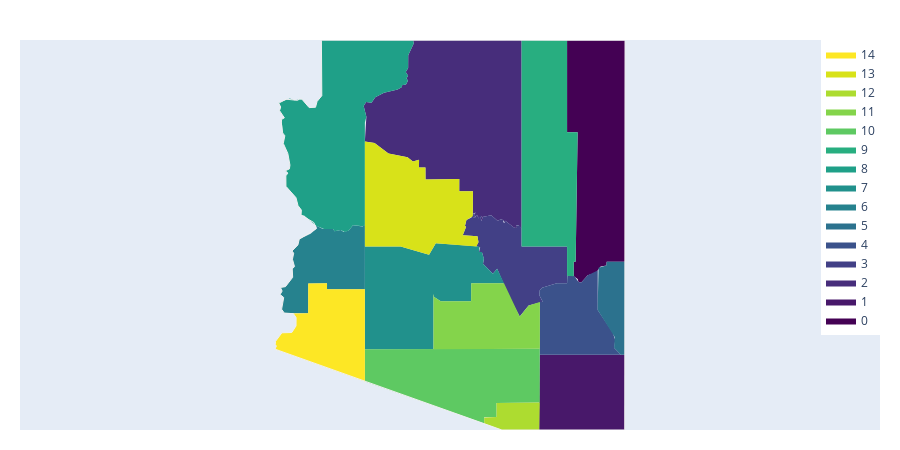

Write notebook code for a chart like this one.
### Code cell
ff.create_choropleth(fips=fips,values=range(len(fips)),scope=['AZ'])

### Figure 1 — Plotly figure (JSON) as saved in the notebook; plotly's stock layout.template omitted (floating-point values rounded to 4 significant figures)
{"data": [{"fill": "toself", "fillcolor": "rgb(68, 1, 84)", "hoverinfo": "none", "line": {"color": "rgb(0, 0, 0)", "width": 0}, "mode": "lines", "name": "0", "type": "scatter", "x": [-110.0, -109.0, -109.0, -109.3, -109.4, -109.4, -109.5, -109.7, -109.8, -109.8, -109.8, -109.9, -109.9, -109.9, -109.8, -110.0, -110.0, null], "y": [37.0, 37.0, 33.78, 33.78, 33.72, 33.71, 33.62, 33.58, 33.48, 33.48, 33.53, 33.57, 33.78, 33.78, 35.66, 35.66, 37.0, null]}, {"fill": "toself", "fillcolor": "rgb(72, 24, 106)", "hoverinfo": "none", "line": {"color": "rgb(0, 0, 0)", "width": 0}, "mode": "lines", "name": "1", "type": "scatter", "x": [-110.5, -110.5, -109.0, -109.1, -110.5, -110.5, null], "y": [31.56, 32.43, 32.43, 31.33, 31.33, 31.56, null]}, {"fill": "toself", "fillcolor": "rgb(71, 45, 123)", "hoverinfo": "none", "line": {"color": "rgb(0, 0, 0)", "width": 0}, "mode": "lines", "name": "2", "type": "scatter", "x": [-113.4, -113.3, -113.2, -113.2, -113.0, -112.8, -112.7, -112.7, -112.7, -112.6, -112.6, -112.6, -112.7, -112.6, -112.6, -112.5, -112.5, -110.8, -110.8, -110.8, -110.8, -110.8, -110.8, -110.9, -111.0, -111.0, -111.0, -111.1, -111.1, -111.3, -111.4, -111.4, -111.4, -111.4, -111.4, -111.5, -111.5, -111.5, -111.5, -111.5, -111.5, -111.6, -111.6, -111.8, -111.8, -112.3, -112.3, -112.4, -112.4, -112.5, -112.6, -112.9, -113.2, -113.3, -113.3, -113.4, null], "y": [36.04, 36.1, 36.09, 36.17, 36.24, 36.28, 36.32, 36.35, 36.36, 36.41, 36.45, 36.48, 36.54, 36.6, 36.78, 36.95, 37.0, 37.0, 34.26, 34.31, 34.31, 34.29, 34.27, 34.27, 34.37, 34.34, 34.38, 34.39, 34.38, 34.45, 34.43, 34.39, 34.38, 34.41, 34.44, 34.41, 34.44, 34.42, 34.46, 34.46, 34.5, 34.47, 34.8, 34.8, 34.98, 34.97, 35.15, 35.15, 35.26, 35.24, 35.3, 35.35, 35.51, 35.53, 35.89, 36.04, null]}, {"fill": "toself", "fillcolor": "rgb(66, 64, 134)", "hoverinfo": "none", "line": {"color": "rgb(0, 0, 0)", "width": 0}, "mode": "lines", "name": "3", "type": "scatter", "x": [-111.7, -111.7, -111.7, -111.7, -111.6, -111.6, -111.5, -111.5, -111.5, -111.5, -111.5, -111.5, -111.5, -111.6, -111.5, -111.5, -111.4, -111.4, -111.4, -111.4, -111.4, -111.4, -111.3, -111.1, -111.1, -111.0, -111.1, -111.0, -111.0, -110.9, -110.8, -110.8, -110.8, -110.8, -110.8, -110.0, -110.0, -110.2, -110.4, -110.5, -110.5, -110.4, -110.6, -110.8, -110.9, -111.2, -111.2, -111.4, -111.4, -111.4, -111.5, -111.4, -111.5, -111.5, -111.5, -111.7, null], "y": [34.16, 34.29, 34.3, 34.39, 34.42, 34.47, 34.47, 34.5, 34.5, 34.46, 34.46, 34.46, 34.46, 34.42, 34.44, 34.41, 34.45, 34.44, 34.44, 34.38, 34.39, 34.43, 34.45, 34.38, 34.39, 34.38, 34.36, 34.34, 34.37, 34.27, 34.28, 34.31, 34.31, 34.26, 34.0, 34.0, 33.47, 33.47, 33.4, 33.36, 33.29, 33.2, 33.14, 32.98, 33.25, 33.68, 33.6, 33.75, 33.82, 33.92, 33.92, 33.98, 34.01, 34.06, 34.15, 34.16, null]}, {"fill": "toself", "fillcolor": "rgb(59, 82, 139)", "hoverinfo": "none", "line": {"color": "rgb(0, 0, 0)", "width": 0}, "mode": "lines", "name": "4", "type": "scatter", "x": [-110.5, -110.5, -110.4, -110.2, -110.0, -110.0, -109.9, -109.8, -109.8, -109.7, -109.5, -109.5, -109.2, -109.2, -109.2, -109.1, -110.5, -110.4, -110.4, -110.5, null], "y": [33.29, 33.36, 33.4, 33.47, 33.47, 33.58, 33.57, 33.48, 33.48, 33.58, 33.65, 33.08, 32.75, 32.64, 32.53, 32.43, 32.43, 33.19, 33.2, 33.29, null]}, {"fill": "toself", "fillcolor": "rgb(44, 114, 142)", "hoverinfo": "none", "line": {"color": "rgb(0, 0, 0)", "width": 0}, "mode": "lines", "name": "5", "type": "scatter", "x": [-109.5, -109.5, -109.4, -109.3, -109.0, -109.0, -109.1, -109.2, -109.2, -109.5, -109.5, null], "y": [33.18, 33.69, 33.72, 33.78, 33.78, 32.43, 32.43, 32.53, 32.68, 33.08, 33.18, null]}, {"fill": "toself", "fillcolor": "rgb(38, 130, 142)", "hoverinfo": "none", "line": {"color": "rgb(0, 0, 0)", "width": 0}, "mode": "lines", "name": "6", "type": "scatter", "x": [-114.7, -114.7, -114.7, -114.6, -114.5, -114.5, -114.5, -114.5, -114.5, -114.5, -114.4, -114.4, -114.2, -114.1, -114.1, -114.0, -113.9, -113.8, -113.7, -113.7, -113.6, -113.5, -113.4, -113.3, -113.3, -114.0, -114.0, -114.3, -114.3, -114.7, -114.7, -114.7, -114.7, null], "y": [33.3, 33.35, 33.41, 33.42, 33.55, 33.68, 33.71, 33.81, 33.9, 33.93, 34.02, 34.11, 34.19, 34.26, 34.3, 34.26, 34.25, 34.22, 34.24, 34.21, 34.23, 34.31, 34.29, 34.32, 33.38, 33.38, 33.46, 33.46, 33.03, 33.03, 33.09, 33.26, 33.3, null]}, {"fill": "toself", "fillcolor": "rgb(33, 145, 140)", "hoverinfo": "none", "line": {"color": "rgb(0, 0, 0)", "width": 0}, "mode": "lines", "name": "7", "type": "scatter", "x": [-113.3, -113.3, -112.7, -112.3, -112.2, -111.4, -111.5, -111.4, -111.4, -111.4, -111.2, -111.2, -111.0, -111.6, -111.6, -112.1, -112.2, -112.2, -112.2, -113.3, -113.3, null], "y": [33.49, 34.0, 34.0, 33.88, 34.05, 34.0, 33.92, 33.92, 33.82, 33.75, 33.6, 33.68, 33.47, 33.47, 33.21, 33.2, 33.27, 33.31, 32.51, 32.5, 33.49, null]}, {"fill": "toself", "fillcolor": "rgb(31, 160, 136)", "hoverinfo": "none", "line": {"color": "rgb(0, 0, 0)", "width": 0}, "mode": "lines", "name": "8", "type": "scatter", "x": [-114.8, -114.6, -114.5, -114.4, -114.3, -114.1, -114.1, -114.0, -114.1, -112.5, -112.5, -112.6, -112.6, -112.7, -112.6, -112.6, -112.6, -112.7, -112.7, -112.7, -112.8, -113.0, -113.2, -113.2, -113.3, -113.4, -113.3, -113.3, -113.3, -113.4, -113.5, -113.6, -113.7, -113.7, -113.8, -113.9, -114.0, -114.1, -114.3, -114.4, -114.4, -114.4, -114.5, -114.6, -114.6, -114.6, -114.6, -114.6, -114.6, -114.6, -114.7, -114.7, -114.7, -114.7, -114.7, -114.7, -114.7, -114.7, -114.8, null], "y": [36.09, 36.15, 36.13, 36.14, 36.02, 36.03, 36.11, 36.19, 37.0, 37.0, 36.95, 36.78, 36.6, 36.54, 36.48, 36.45, 36.41, 36.36, 36.35, 36.32, 36.28, 36.24, 36.17, 36.09, 36.1, 36.04, 35.89, 35.8, 34.32, 34.29, 34.31, 34.23, 34.21, 34.24, 34.22, 34.25, 34.25, 34.3, 34.45, 34.46, 34.53, 34.6, 34.71, 34.88, 35.03, 35.07, 35.1, 35.13, 35.18, 35.35, 35.5, 35.61, 35.65, 35.81, 35.85, 35.87, 35.98, 36.03, 36.09, null]}, {"fill": "toself", "fillcolor": "rgb(40, 174, 128)", "hoverinfo": "none", "line": {"color": "rgb(0, 0, 0)", "width": 0}, "mode": "lines", "name": "9", "type": "scatter", "x": [-110.8, -110.8, -110.0, -110.0, -109.8, -109.9, -109.9, -109.9, -110.0, -110.0, -110.8, -110.8, null], "y": [35.03, 37.0, 37.0, 35.66, 35.66, 33.78, 33.78, 33.57, 33.58, 34.0, 34.0, 35.03, null]}, {"fill": "toself", "fillcolor": "rgb(94, 201, 98)", "hoverinfo": "none", "line": {"color": "rgb(0, 0, 0)", "width": 0}, "mode": "lines", "name": "10", "type": "scatter", "x": [-113.3, -110.5, -110.5, -111.2, -111.2, -111.4, -111.4, -113.3, -113.3, null], "y": [32.5, 32.51, 31.73, 31.73, 31.52, 31.52, 31.43, 32.04, 32.5, null]}, {"fill": "toself", "fillcolor": "rgb(132, 212, 75)", "hoverinfo": "none", "line": {"color": "rgb(0, 0, 0)", "width": 0}, "mode": "lines", "name": "11", "type": "scatter", "x": [-112.2, -112.2, -112.2, -112.1, -111.6, -111.6, -111.0, -110.8, -110.6, -110.4, -110.4, -112.2, -112.2, null], "y": [32.54, 33.31, 33.27, 33.2, 33.21, 33.47, 33.47, 32.98, 33.14, 33.19, 32.51, 32.51, 32.54, null]}, {"fill": "toself", "fillcolor": "rgb(173, 220, 48)", "hoverinfo": "none", "line": {"color": "rgb(0, 0, 0)", "width": 0}, "mode": "lines", "name": "12", "type": "scatter", "x": [-111.4, -111.2, -111.2, -110.5, -110.5, -111.1, -111.4, -111.4, null], "y": [31.52, 31.52, 31.73, 31.73, 31.33, 31.33, 31.43, 31.52, null]}, {"fill": "toself", "fillcolor": "rgb(216, 226, 25)", "hoverinfo": "none", "line": {"color": "rgb(0, 0, 0)", "width": 0}, "mode": "lines", "name": "13", "type": "scatter", "x": [-113.3, -113.2, -112.9, -112.6, -112.5, -112.4, -112.4, -112.3, -112.3, -111.8, -111.8, -111.6, -111.6, -111.7, -111.7, -111.7, -111.7, -111.5, -111.5, -111.5, -112.2, -112.3, -112.7, -113.3, -113.3, null], "y": [35.53, 35.51, 35.35, 35.3, 35.24, 35.26, 35.15, 35.15, 34.97, 34.98, 34.8, 34.8, 34.44, 34.39, 34.3, 34.29, 34.16, 34.15, 34.06, 34.0, 34.05, 33.88, 34.0, 34.0, 35.53, null]}, {"fill": "toself", "fillcolor": "rgb(253, 231, 37)", "hoverinfo": "none", "line": {"color": "rgb(0, 0, 0)", "width": 0}, "mode": "lines", "name": "14", "type": "scatter", "x": [-114.8, -114.8, -114.8, -114.8, -114.7, -114.5, -114.5, -114.5, -114.5, -114.3, -114.3, -114.0, -114.0, -113.3, -113.3, -114.8, null], "y": [32.51, 32.56, 32.56, 32.62, 32.75, 32.75, 32.85, 32.97, 33.03, 33.03, 33.46, 33.46, 33.38, 33.38, 32.04, 32.51, null]}, {"hoverinfo": "text", "legendgroup": "centroids", "marker": {"color": "white", "opacity": 0}, "mode": "markers", "name": "US Counties", "selected": {"marker": {"color": "white", "opacity": 1, "size": 3}}, "showlegend": false, "text": ["County: Apache<br>State: Arizona<br>FIPS: 04001<br>Value: 0", "County: Cochise<br>State: Arizona<br>FIPS: 04003<br>Value: 1", "County: Coconino<br>State: Arizona<br>FIPS: 04005<br>Value: 2", "County: Gila<br>State: Arizona<br>FIPS: 04007<br>Value: 3", "County: Graham<br>State: Arizona<br>FIPS: 04009<br>Value: 4", "County: Greenlee<br>State: Arizona<br>FIPS: 04011<br>Value: 5", "County: La Paz<br>State: Arizona<br>FIPS: 04012<br>Value: 6", "County: Maricopa<br>State: Arizona<br>FIPS: 04013<br>Value: 7", "County: Mohave<br>State: Arizona<br>FIPS: 04015<br>Value: 8", "County: Navajo<br>State: Arizona<br>FIPS: 04017<br>Value: 9", "County: Pima<br>State: Arizona<br>FIPS: 04019<br>Value: 10", "County: Pinal<br>State: Arizona<br>FIPS: 04021<br>Value: 11", "County: Santa Cruz<br>State: Arizona<br>FIPS: 04023<br>Value: 12", "County: Yavapai<br>State: Arizona<br>FIPS: 04025<br>Value: 13", "County: Yuma<br>State: Arizona<br>FIPS: 04027<br>Value: 14"], "type": "scatter", "unselected": {"marker": {"opacity": 0}}, "x": [-109.5, -109.8, -111.8, -110.8, -109.9, -109.2, -114.0, -112.5, -113.8, -110.3, -111.8, -111.3, -110.8, -112.6, -113.9], "y": [35.4, 31.88, 35.84, 33.8, 32.93, 33.22, 33.73, 33.35, 35.7, 35.4, 32.1, 32.9, 31.53, 34.6, 32.77]}, {"hoverinfo": "text", "legendgroup": "States", "line": {"color": "rgb(240, 240, 240)", "width": 1}, "mode": "lines", "showlegend": false, "type": "scatter", "x": [-114.8, -114.8, -114.8, -114.8, -114.7, -114.5, -114.5, -114.5, -114.5, -114.7, -114.7, -114.7, -114.7, -114.7, -114.7, -114.6, -114.5, -114.5, -114.5, -114.5, -114.5, -114.5, -114.4, -114.4, -114.1, -114.2, -114.4, -114.4, -114.4, -114.5, -114.6, -114.6, -114.6, -114.6, -114.6, -114.6, -114.6, -114.7, -114.7, -114.7, -114.7, -114.7, -114.7, -114.7, -114.7, -114.8, -114.6, -114.4, -114.4, -114.4, -114.3, -114.1, -114.1, -114.0, -114.1, -109.0, -109.1, -111.1, -114.8, null], "y": [32.51, 32.56, 32.56, 32.62, 32.75, 32.75, 32.85, 32.97, 33.02, 33.03, 33.09, 33.26, 33.3, 33.35, 33.41, 33.42, 33.55, 33.68, 33.71, 33.81, 33.9, 33.93, 34.02, 34.11, 34.26, 34.35, 34.46, 34.53, 34.6, 34.71, 34.88, 35.03, 35.07, 35.1, 35.13, 35.18, 35.35, 35.5, 35.61, 35.65, 35.81, 35.85, 35.87, 35.98, 36.03, 36.08, 36.14, 36.13, 36.15, 36.14, 36.02, 36.03, 36.11, 36.19, 37.0, 37.0, 31.33, 31.33, 32.51, null]}], "layout": {"annotations": [{"showarrow": false, "text": "<b></b>", "x": 1, "xanchor": "right", "xref": "paper", "y": 1.05, "yref": "paper"}], "dragmode": "select", "height": 450, "hovermode": "closest", "legend": {"traceorder": "reversed", "x": 1, "xanchor": "right", "y": 1, "yanchor": "top"}, "margin": {"b": 20, "l": 20, "r": 20, "t": 40}, "width": 900, "xaxis": {"autorange": false, "fixedrange": true, "range": [-119.0, -104.8], "showgrid": false, "showticklabels": false, "zeroline": false}, "yaxis": {"autorange": false, "fixedrange": true, "range": [31.33, 37.0], "showgrid": false, "showticklabels": false, "zeroline": false}}}
